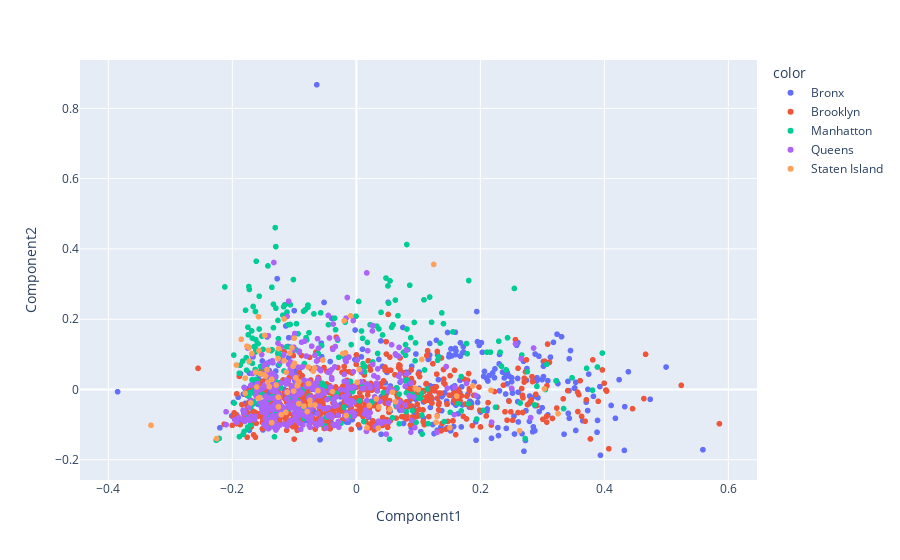

Notebook code for this chart:
### Code cell
df = res[["Povertyrate","Unemploymentrate","total","popu"]].copy()
iso = manifold.Isomap(n_neighbors=10, n_components=2)
iso.fit(df)
manifold_2Da = iso.transform(df)
manifold_2D = pd.DataFrame(manifold_2Da, columns=['Component1', 'Component2'])

comp1 = manifold_2D.Component1.values
comp2 = manifold_2D.Component2.values
manifold_2D["Geoid"] = res.Geoid.values
color = res.borough.values
colormap = np.array(['r',    'g',    'b',  'yellow', 'purple'])
boro =  np.array(['Bronx','Staten Island', 'Brooklyn', 'Manhatton', 'Queens'])
#360050,360850,360470,360471,360610,360810

#plt.scatter(comp1,comp2, c = colormap[color],alpha = 0.6)

fig = px.scatter(manifold_2D, x="Component1", y="Component2", color = boro[color],hover_data=['Geoid'])
fig.show()

### Figure 1 — Plotly figure (JSON) as saved in the notebook; plotly's stock layout.template omitted (floating-point values rounded to 4 significant figures; data arrays with more than 128 entries replaced by an {"elided": "..."} marker saying what was removed)
{"data": [{"customdata": {"elided": "400x1 str values"}, "hoverlabel": {"namelength": 0}, "hovertemplate": "color=Bronx<br>Component1=%{x}<br>Component2=%{y}<br>Geoid=%{customdata[0]}", "legendgroup": "Bronx", "marker": {"color": "#636efa", "symbol": "circle"}, "mode": "markers", "name": "Bronx", "showlegend": true, "type": "scattergl", "x": {"elided": "400 float values"}, "xaxis": "x", "y": {"elided": "400 float values"}, "yaxis": "y"}, {"customdata": {"elided": "624x1 str values"}, "hoverlabel": {"namelength": 0}, "hovertemplate": "color=Brooklyn<br>Component1=%{x}<br>Component2=%{y}<br>Geoid=%{customdata[0]}", "legendgroup": "Brooklyn", "marker": {"color": "#EF553B", "symbol": "circle"}, "mode": "markers", "name": "Brooklyn", "showlegend": true, "type": "scattergl", "x": {"elided": "624 float values"}, "xaxis": "x", "y": {"elided": "624 float values"}, "yaxis": "y"}, {"customdata": {"elided": "262x1 str values"}, "hoverlabel": {"namelength": 0}, "hovertemplate": "color=Manhatton<br>Component1=%{x}<br>Component2=%{y}<br>Geoid=%{customdata[0]}", "legendgroup": "Manhatton", "marker": {"color": "#00cc96", "symbol": "circle"}, "mode": "markers", "name": "Manhatton", "showlegend": true, "type": "scattergl", "x": {"elided": "262 float values"}, "xaxis": "x", "y": {"elided": "262 float values"}, "yaxis": "y"}, {"customdata": {"elided": "378x1 str values"}, "hoverlabel": {"namelength": 0}, "hovertemplate": "color=Queens<br>Component1=%{x}<br>Component2=%{y}<br>Geoid=%{customdata[0]}", "legendgroup": "Queens", "marker": {"color": "#ab63fa", "symbol": "circle"}, "mode": "markers", "name": "Queens", "showlegend": true, "type": "scattergl", "x": {"elided": "378 float values"}, "xaxis": "x", "y": {"elided": "378 float values"}, "yaxis": "y"}, {"customdata": [["36085001700.jpg"], ["36085000600.jpg"], ["36085000700.jpg"], ["36085000800.jpg"], ["36085000900.jpg"], ["36085002001.jpg"], ["36085002002.jpg"], ["36085013204.jpg"], ["36085002100.jpg"], ["36085002700.jpg"], ["36085002900.jpg"], ["36085001100.jpg"], ["36085003600.jpg"], ["36085003900.jpg"], ["36085004000.jpg"], ["36085006400.jpg"], ["36085007000.jpg"], ["36085007500.jpg"], ["36085007700.jpg"], ["36085008100.jpg"], ["36085014605.jpg"], ["36085009601.jpg"], ["36085009602.jpg"], ["36085009700.jpg"], ["36085011201.jpg"], ["36085011202.jpg"], ["36085011401.jpg"], ["36085011402.jpg"], ["36085012500.jpg"], ["36085012804.jpg"], ["36085013201.jpg"], ["36085014606.jpg"], ["36085013302.jpg"], ["36085013400.jpg"], ["36085013800.jpg"], ["36085027704.jpg"], ["36085020804.jpg"], ["36085014700.jpg"], ["36085015100.jpg"], ["36085015601.jpg"], ["36085015603.jpg"], ["36085016901.jpg"], ["36085017010.jpg"], ["36085017300.jpg"], ["36085017600.jpg"], ["36085017700.jpg"], ["36085018901.jpg"], ["36085018902.jpg"], ["36085020100.jpg"], ["36085020700.jpg"], ["36085030302.jpg"], ["36085020801.jpg"], ["36085017008.jpg"], ["36085020803.jpg"], ["36085021300.jpg"], ["36085022600.jpg"], ["36085023100.jpg"], ["36085023900.jpg"], ["36085024700.jpg"], ["36085024800.jpg"], ["36085025100.jpg"], ["36085027301.jpg"], ["36085027302.jpg"], ["36085030301.jpg"], ["36085027702.jpg"], ["36085027900.jpg"], ["36085017005.jpg"], ["36085029102.jpg"], ["36085031901.jpg"], ["36085031902.jpg"], ["36085032300.jpg"], ["36085013203.jpg"], ["36085017007.jpg"], ["36085029104.jpg"], ["36085029103.jpg"], ["36085014604.jpg"], ["36085017009.jpg"], ["36085022800.jpg"], ["36085024401.jpg"], ["36085024402.jpg"], ["36085027705.jpg"], ["36085027706.jpg"], ["36085006700.jpg"], ["36085018100.jpg"], ["36085019800.jpg"], ["36085012806.jpg"], ["36085014607.jpg"], ["36085014608.jpg"], ["36085017011.jpg"], ["36085017012.jpg"]], "hoverlabel": {"namelength": 0}, "hovertemplate": "color=Staten Island<br>Component1=%{x}<br>Component2=%{y}<br>Geoid=%{customdata[0]}", "legendgroup": "Staten Island", "marker": {"color": "#FFA15A", "symbol": "circle"}, "mode": "markers", "name": "Staten Island", "showlegend": true, "type": "scattergl", "x": [0.1508, -0.01638, 0.2171, -0.09983, 0.1288, -0.1137, -0.07496, -0.1488, 0.0998, 0.2632, 0.3032, 0.05833, -0.07929, -0.121, 0.1248, 0.03215, -0.01972, 0.1617, 0.03528, 0.09518, -0.1607, -0.09442, -0.1558, -0.06186, -0.1165, -0.01751, 0.03628, -0.126, 0.05403, -0.09406, -0.1366, -0.1571, 0.06327, -0.09557, -0.1254, -0.1293, -0.1935, -0.1792, -0.1441, -0.1687, -0.07711, -0.09283, -0.1166, 0.1301, -0.1551, -0.1856, -0.06742, -0.06951, -0.1113, 0.1055, -0.0218, -0.009242, -0.1476, -0.1039, 0.00449, -0.1578, 0.001455, 0.02083, -0.1256, -0.1464, -0.1727, -0.03848, -0.1012, -0.1131, -0.1072, -0.3312, -0.1793, -0.08456, 0.3253, 0.1877, 0.01709, -0.1021, -0.1623, -0.1764, -0.1003, -0.1731, -0.1431, -0.2253, -0.1263, -0.1404, -0.07754, -0.06687, -0.1703, -0.0744, -0.1418, -0.05397, -0.09746, -0.1578, -0.1364, -0.09255], "xaxis": "x", "y": [-0.1084, -0.07426, -0.002455, 0.07442, -0.09338, -0.06519, -0.031, 0.04147, -9.591e-05, -0.1173, 0.00167, -0.007484, -0.06281, -0.07187, 0.3559, -0.02687, 0.1956, -0.01866, -0.1101, 0.003468, 0.007101, 0.01195, -0.02311, -0.003398, 0.08172, 0.1044, -0.04984, -0.0217, -0.05637, 0.01816, -0.09456, 0.1104, -0.03498, 0.01027, 0.1162, 0.01277, 0.06969, -0.01066, 0.05627, 0.1024, 0.0167, -0.0402, 0.2007, -0.07651, 0.04504, 0.1427, 0.06125, 0.05216, -0.007938, 0.08548, 0.1022, 0.2095, 0.1539, 0.1189, 0.05722, 0.2071, 0.02074, -0.04543, -0.04946, 0.03812, 0.08082, -0.006054, -0.004546, 0.04911, 0.1033, -0.1018, 0.03245, -0.04755, -0.06878, 0.01019, -0.109, 0.06608, 0.04964, 0.1232, 0.146, 0.1185, 0.02097, -0.1397, 0.08821, 0.007998, 0.06387, -0.04414, -0.03819, -0.04348, 0.1116, 0.08393, 0.03304, -0.02494, 0.02886, 0.02218], "yaxis": "y"}], "layout": {"legend": {"title": {"text": "color"}, "tracegroupgap": 0}, "margin": {"t": 60}, "xaxis": {"anchor": "y", "domain": [0, 1], "title": {"text": "Component1"}}, "yaxis": {"anchor": "x", "domain": [0, 1], "title": {"text": "Component2"}}}}
